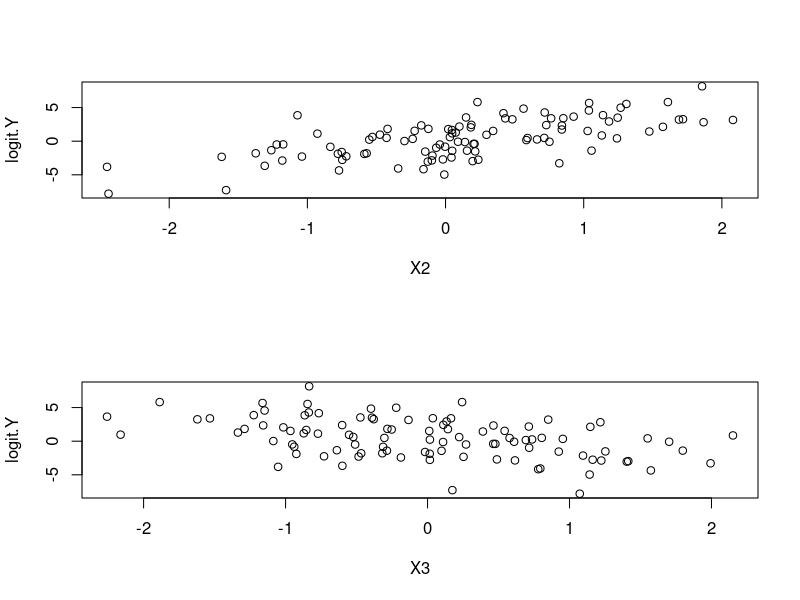
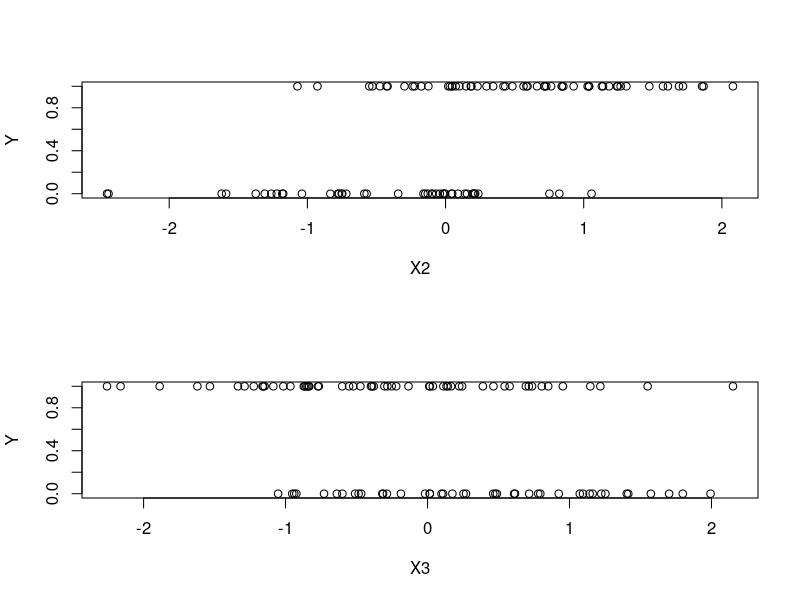
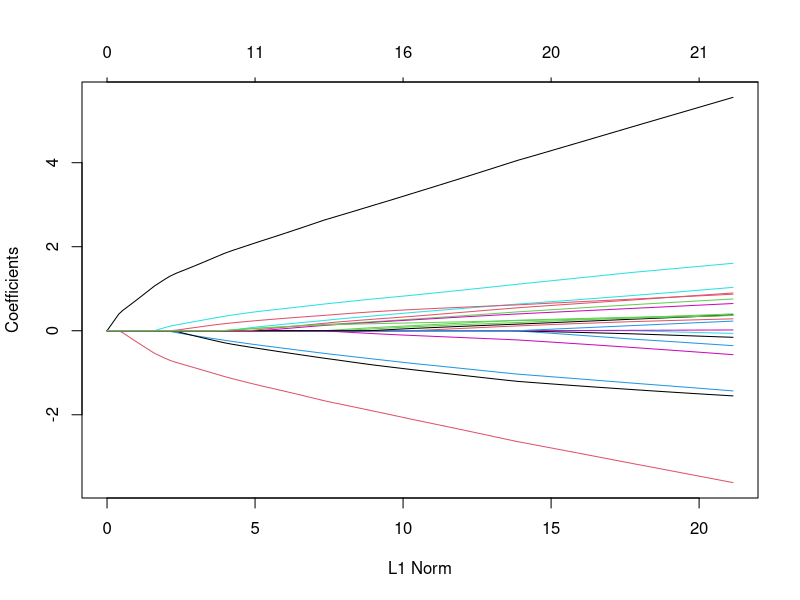
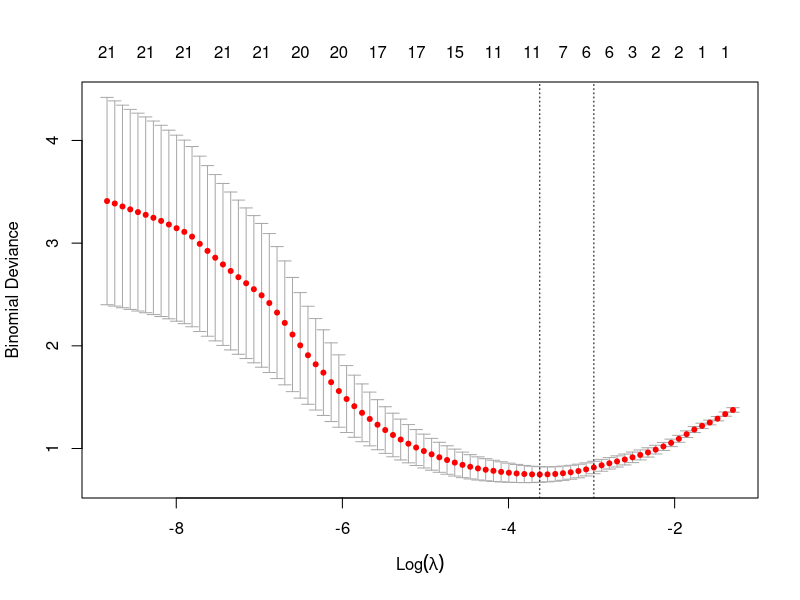

Generate these figures, in order, with R:
############# LASSO PRESENTATION EXAMPLES
############# MATH 490
############# Mirai Furukawa, Scott Thomas, Peter Varshavsky
############# Code by Peter Varshavsky
############# Using examples from the glmnet vignette

#############
# For more information on glmnet package, visit the vignette at http://www.stanford.edu/~hastie/glmnet/glmnet_alpha.html
# Examples in the presentation are borrowed from:
#     An Introduction to Statistical Learning by Gareth James, Daniela Witten, Trevor Hastie, Robert Tibshirani
#     Machine Learning class by Professor Andrew Ng available for free at https://www.coursera.org/course/ml
#
# In this demonstration we generate
#     p = p.signal + p.noise independent N(0, 1) variables
#     y is then generated as a logit of a linear combination of signal variables
#       with 0.5 cutoff. That is if Y = 1 if logit(Y) >= 0.5 and Y = 0 otherwise
#     
# noise variables are present to show how lasso performs variable selection
# because the variables are generated randomly, some noise variables may
# actually exhibit high correlation with Y. In that case they may be kept by the
# lasso package, even though we know that the relationship is completely spurious
# since, unlike in real world, in simulations we know the true model
# 
# Although variables are pseudo random, the program generates the same values every time it runs
# To try the program with other random values, change the seed, or just comment out the seed line
#
#
#############

### Loading Packages
#install.packages("glmnet", repos = "http://cran.us.r-project.org")
library(glmnet)


### Generating meaningful predictors

N = 100 # number of observations
p.signal = 2 # number of signal predictors. If you change this parameter, you need to change the length of the beta vector in the GENERATING COEFFICIENTS section
p.noise = 18 # number of noise predictors
p = p.signal + p.noise

df = data.frame(matrix(nrow = N, ncol = p + 2)) # initialize the data frame to dimensions p + 1, N

set.seed(4321) # setting the seed for reproducibility
for (i in seq(p.signal)){ #this loop generates the variables that will be used to model Y
  df[[i + 1]] = rnorm(N, 0, 1)
}
head(df)

### Generating noise predictors
for (i in seq(p.signal+2, p.signal + p.noise + 2)){ # this loop generates variables that will not be used in modeling Y (noise variables)
  df[[i]] = rnorm(N, 0, 1)
}

colnames(df)[1] = "Y" # response variable will be in the first column of df

### Generating coefficients
beta = c(2,-1.5) # beta should be the same length as p.signal
beta.matrix = t(replicate(N, beta))

### Building the dependent variable
# with error terms
logit.Y = rowSums(beta.matrix * as.matrix(df[2:(1+p.signal)]) + rnorm(N, 0, 1))
Y = as.numeric(logit.Y > 0)
df[[1]] = Y

### Visualizing the relationship between predictors and logit(Y)
head(df)
par(mfrow = c(2,1))
for (i in 2:3){
  plot(df[[i]], logit.Y, xlab = paste("X", as.character(i), sep = "")) 
}

### Visualizing the relationship between predictors and Y
par(mfrow = c(2,1))
for (i in 2:3){
  plot(df[[i]], df$Y, xlab = paste("X", as.character(i), sep = ""), ylab = "Y")  
}

### Fitting a logistic model without lasso
mod1 = glm(Y ~ X2 + X3 + X4 + X5 + X6 + X7 + X8 + X9 + X10 + X11 + X12 + X13 + X14, family = binomial(link = "logit"), data = df)
summary(mod1)


### Fitting lasso

# Transforming data to matrix and vector form
# according to the vignette http://www.stanford.edu/~hastie/glmnet/glmnet_alpha.html
# glmnet wants the predictors to be in a matrix and the outcomes as a vector
x = as.matrix(df[2:(p + 2)]) # predictors
y = as.numeric(df[[1]])

# fitting lasso regression
mod.lasso = glmnet(x, y, family = "binomial", alpha = 1) # parameter alpha specifies the type of regularization, alpha = 0 for ridge, alpha = 1 for lasso
par(mfrow = c(1,1)) # one row one column plot layout
plot(mod.lasso) # plots graph of coefficients as a function of L1 norm
coef(mod.lasso, 0.09)
cv.mod = cv.glmnet(x, y, family = "binomial")
plot(cv.mod)
cv.mod$lambda.1se
coef(cv.mod, s = "lambda.1se")
coef(cv.mod, s = "lambda.min")
cor(logit.Y, x)
